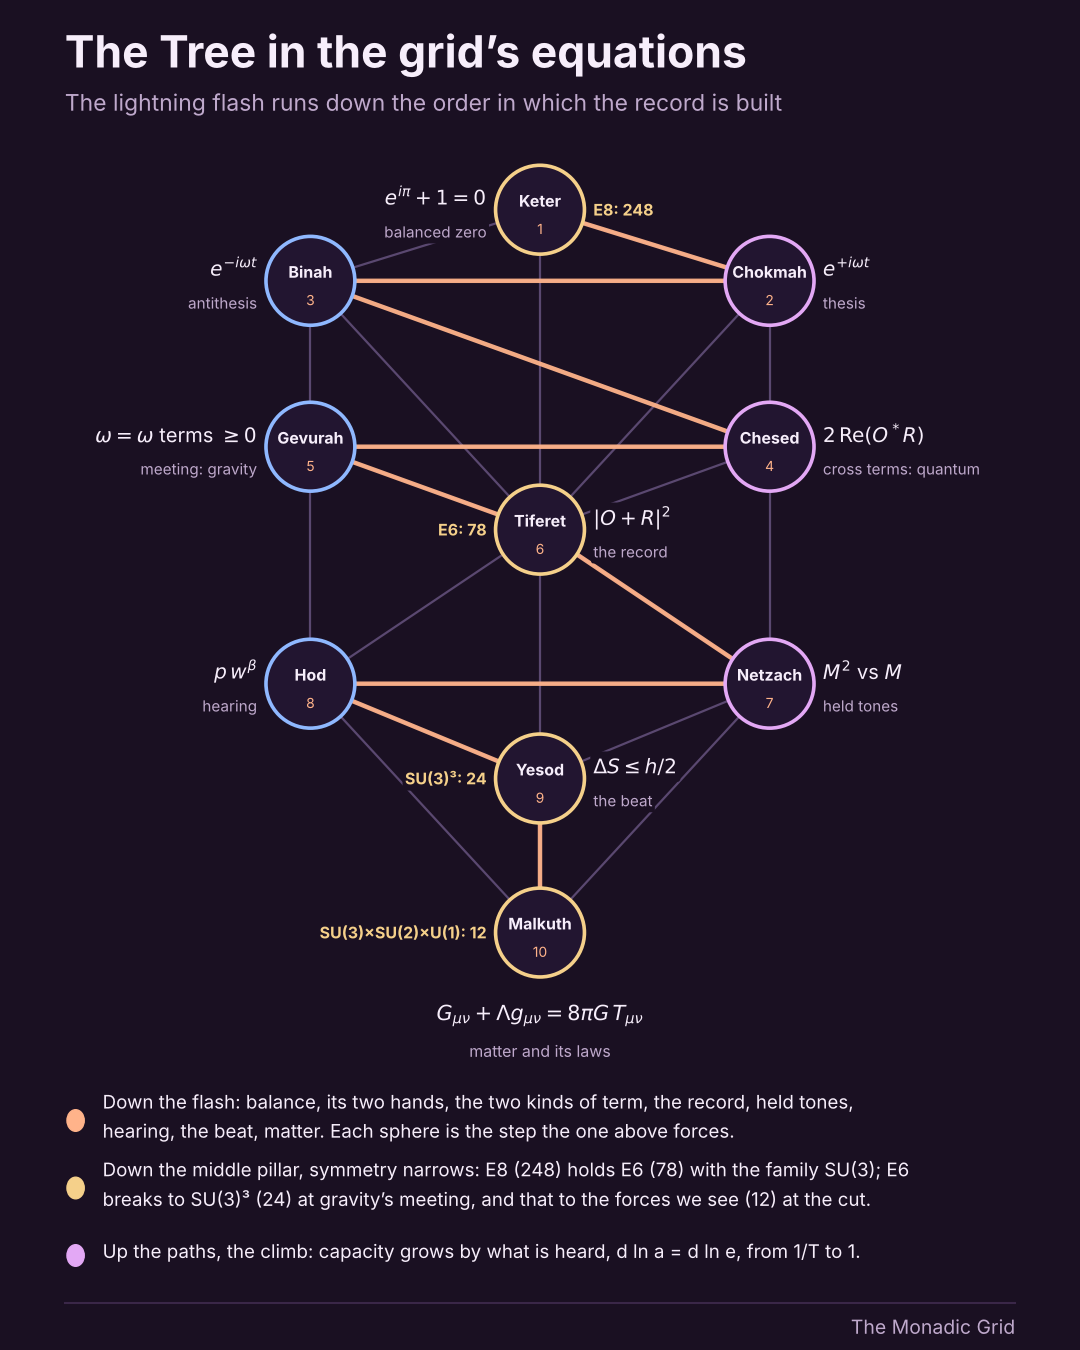

The Python source for this figure:
"""Old maps slide: the Tree of Life in the grid's equations; the lightning flash (descent) as the order of derivation; the middle pillar as the symmetry chain."""
import matplotlib; matplotlib.use('Agg'); import matplotlib.pyplot as plt
from matplotlib.patches import Circle, FancyBboxPatch
BG, PANEL, INK, MUTED, LINE = '#1A1022', '#221530', '#F7EEFB', '#BFA9CC', '#3A2748'
THESIS, ANTI, SYN, FLASH = '#E3A8F5', '#8FB8FF', '#F5D08A', '#FFB38A'
SY, XS = 0.80, 1.55
S0 = {'Keter': (0, 0, SYN, r'$e^{i\pi}+1=0$', 'balanced zero'),
      'Chokmah': (1, 0.6, THESIS, r'$e^{+i\omega t}$', 'thesis'),
      'Binah': (-1, 0.6, ANTI, r'$e^{-i\omega t}$', 'antithesis'),
      'Chesed': (1, 2.0, THESIS, r'$2\,\mathrm{Re}(O^*R)$', 'cross terms: quantum'),
      'Gevurah': (-1, 2.0, ANTI, r'$\omega=\omega$ terms $\geq 0$', 'meeting: gravity'),
      'Tiferet': (0, 2.7, SYN, r'$|O+R|^2$', 'the record'),
      'Netzach': (1, 4.0, THESIS, r'$M^2$ vs $M$', 'held tones'),
      'Hod': (-1, 4.0, ANTI, r'$p\,w^{\beta}$', 'hearing'),
      'Yesod': (0, 4.8, SYN, r'$\Delta S\leq h/2$', 'the beat'),
      'Malkuth': (0, 6.1, SYN, r'$G_{\mu\nu}+\Lambda g_{\mu\nu}=8\pi G\,T_{\mu\nu}$', 'matter and its laws')}
S = {k: (x*XS, y*SY, *r) for k, (x, y, *r) in S0.items()}
P = [('Keter','Chokmah'),('Keter','Binah'),('Keter','Tiferet'),('Chokmah','Binah'),('Chokmah','Tiferet'),('Chokmah','Chesed'),('Binah','Tiferet'),
     ('Binah','Gevurah'),('Chesed','Gevurah'),('Chesed','Tiferet'),('Chesed','Netzach'),('Gevurah','Tiferet'),('Gevurah','Hod'),('Tiferet','Netzach'),
     ('Tiferet','Yesod'),('Tiferet','Hod'),('Netzach','Hod'),('Netzach','Yesod'),('Netzach','Malkuth'),('Hod','Yesod'),('Hod','Malkuth'),('Yesod','Malkuth')]
order = ['Keter','Chokmah','Binah','Chesed','Gevurah','Tiferet','Netzach','Hod','Yesod','Malkuth']
fig = plt.figure(figsize=(10.8, 13.5), dpi=100); fig.patch.set_facecolor(BG)
fig.text(0.06, 0.95, 'The Tree in the grid’s equations', color=INK, fontsize=32, fontweight='bold')
fig.text(0.06, 0.918, 'The lightning flash runs down the order in which the record is built', color=MUTED, fontsize=16.5)
ax = fig.add_axes([0.0, 0.205, 1.0, 0.70]); ax.set_facecolor(BG); ax.axis('off'); ax.set_aspect('equal')
ax.set_xlim(-2.75, 2.75); ax.set_ylim(6.1*SY + 0.95, -0.55)
for a, b in P:
    (xa, ya, *_), (xb, yb, *_) = S[a], S[b]; ax.plot([xa, xb], [ya, yb], color='#5A4870', lw=1.6, zorder=1)
fx = [S[k][0] for k in order]; fy = [S[k][1] for k in order]
ax.plot(fx, fy, color=FLASH, lw=3.2, zorder=2, alpha=0.95)
for i, k in enumerate(order):
    x, y, c, eq, word = S[k]
    ax.add_patch(Circle((x, y), 0.3, fc=PANEL, ec=c, lw=2.6, zorder=4))
    ax.text(x, y - 0.06, k, color=INK, fontsize=11.5, ha='center', va='center', fontweight='bold', zorder=5)
    ax.text(x, y + 0.13, str(i + 1), color=FLASH, fontsize=10, ha='center', va='center', zorder=5)
    dx = 0.36 if x > 0.1 else (-0.36 if x < -0.1 else 0.36)
    ha = 'left' if dx > 0 else 'right'
    if k in ('Tiferet', 'Yesod'): dx, ha = 0.36, 'left'
    if k == 'Keter': dx, ha = -0.36, 'right'
    if k == 'Malkuth': ax.text(0, y + 0.55, eq, color=INK, fontsize=15, ha='center', va='center', zorder=5); ax.text(0, y + 0.8, word, color=MUTED, fontsize=11.5, ha='center', va='center')
    else:
        ax.text(x + dx, y - 0.08, eq, color=INK, fontsize=14.5, ha=ha, va='center', zorder=5, bbox=dict(boxstyle='round,pad=0.15', fc=BG, ec='none'))
        ax.text(x + dx, y + 0.15, word, color=MUTED, fontsize=11, ha=ha, va='center', zorder=5, bbox=dict(boxstyle='round,pad=0.15', fc=BG, ec='none'))
for k, dim in (('Keter', 'E8: 248'), ('Tiferet', 'E6: 78'), ('Yesod', 'SU(3)³: 24'), ('Malkuth', 'SU(3)×SU(2)×U(1): 12')):
    x, y = S[k][0], S[k][1]
    ax.text(x + (0.36 if k == 'Keter' else -0.36), y + (0.0), dim, color=SYN, fontsize=11.5, ha=('left' if k == 'Keter' else 'right'), va='center', fontweight='bold', zorder=6, bbox=dict(boxstyle='round,pad=0.15', fc=BG, ec='none'))
items = [(FLASH, 'Down the flash: balance, its two hands, the two kinds of term, the record, held tones, hearing, the beat, matter. Each sphere is the step the one above forces.'),
         (SYN, 'Down the middle pillar, symmetry narrows: E8 (248) holds E6 (78) with the family SU(3); E6 breaks to SU(3)³ (24) at gravity’s meeting, and that to the forces we see (12) at the cut.'),
         (THESIS, 'Up the paths, the climb: capacity grows by what is heard, d ln a = d ln e, from 1/T to 1.')]
import textwrap
for i, (c, s) in enumerate(items):
    y = 0.172 - i*0.05
    fig.patches.append(Circle((0.07, y - 0.002), 0.008, color=c, transform=fig.transFigure, figure=fig))
    fig.text(0.095, y, '\n'.join(textwrap.wrap(s, 92)), color=INK, fontsize=13.5, va='center', linespacing=1.3)
fig.add_artist(plt.Line2D([0.06, 0.94], [0.035, 0.035], color=LINE, lw=1.5, transform=fig.transFigure))
fig.text(0.94, 0.012, 'The Monadic Grid', color=MUTED, fontsize=14, ha='right')
fig.savefig('tree_equations.png', facecolor=BG); print('ok')
